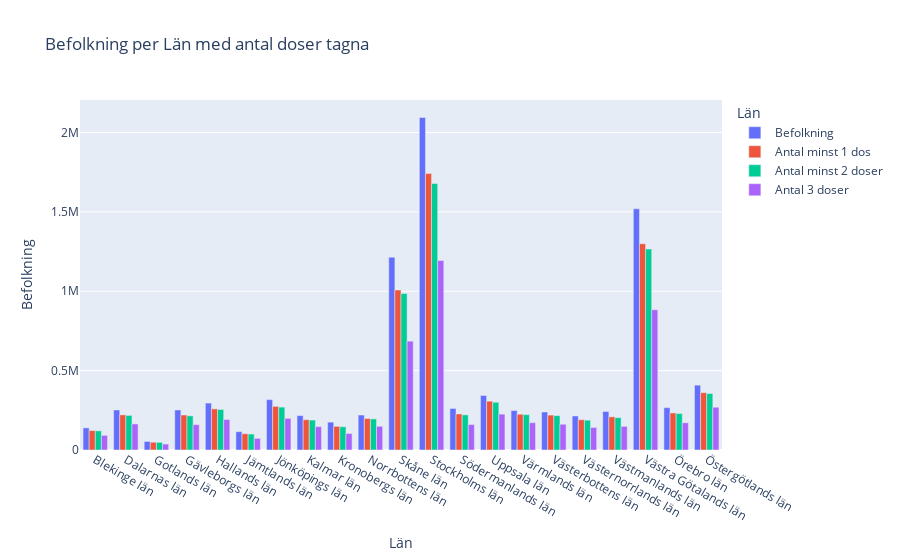

The cell this chart's notebook holds for it:
### Code cell
# f) Rita stapeldiagram för andel med minst 1 dos per län, andel två doser per län och andel tre doser per län


vaccin_län = vaccindata.groupby(["Län_namn"])[["Befolkning", "Antal minst 1 dos", "Antal minst 2 doser", "Antal 3 doser"]].sum()


vaccin_andel_län = vaccindata.groupby(["Län_namn"])[["Befolkning", "Antal minst 1 dos", "Antal minst 2 doser", "Antal 3 doser"]].sum()
vaccin_andel_län["Andel 1 Dos"] = (vaccin_andel_län["Antal minst 1 dos"] / vaccin_andel_län["Befolkning"]).round(2) * 100
vaccin_andel_län["Andel 2 Dos"] = (vaccin_andel_län["Antal minst 2 doser"] / vaccin_andel_län["Befolkning"]).round(2) * 100
vaccin_andel_län["Andel 3 Dos"] = (vaccin_andel_län["Antal 3 doser"] / vaccin_andel_län["Befolkning"]).round(2) * 100

vaccin_andel_län.head(),
px.bar(vaccin_län, barmode='group', labels={'value':'Befolkning', 'Län_namn':'Län', 'variable':'Län'}, title="Befolkning per Län med antal doser tagna")

### Figure 1 — Plotly figure (JSON) as saved in the notebook; plotly's stock layout.template omitted (floating-point values rounded to 4 significant figures)
{"data": [{"alignmentgroup": "True", "hovertemplate": "Län=%{x}<br>Befolkning=%{y}<extra></extra>", "legendgroup": "Befolkning", "marker": {"color": "#636efa", "pattern": {"shape": ""}}, "name": "Befolkning", "offsetgroup": "Befolkning", "orientation": "v", "showlegend": true, "textposition": "auto", "type": "bar", "x": ["Blekinge län", "Dalarnas län", "Gotlands län", "Gävleborgs län", "Hallands län", "Jämtlands län", "Jönköpings län", "Kalmar län", "Kronobergs län", "Norrbottens län", "Skåne län", "Stockholms län", "Södermanlands län", "Uppsala län", "Värmlands län", "Västerbottens län", "Västernorrlands län", "Västmanlands län", "Västra Götalands län", "Örebro län", "Östergötlands län"], "xaxis": "x", "y": [139327, 252075, 53924, 252216, 295663, 115398, 317355, 216763, 175503, 220199, 1215047, 2094721, 261596, 343478, 248314, 239604, 214317, 242630, 1519483, 266544, 408633], "yaxis": "y"}, {"alignmentgroup": "True", "hovertemplate": "Län=%{x}<br>Befolkning=%{y}<extra></extra>", "legendgroup": "Antal minst 1 dos", "marker": {"color": "#EF553B", "pattern": {"shape": ""}}, "name": "Antal minst 1 dos", "offsetgroup": "Antal minst 1 dos", "orientation": "v", "showlegend": true, "textposition": "auto", "type": "bar", "x": ["Blekinge län", "Dalarnas län", "Gotlands län", "Gävleborgs län", "Hallands län", "Jämtlands län", "Jönköpings län", "Kalmar län", "Kronobergs län", "Norrbottens län", "Skåne län", "Stockholms län", "Södermanlands län", "Uppsala län", "Värmlands län", "Västerbottens län", "Västernorrlands län", "Västmanlands län", "Västra Götalands län", "Örebro län", "Östergötlands län"], "xaxis": "x", "y": [122498, 221409, 48776, 220378, 259131, 102225, 274951, 190910, 149136, 198469, 1007893, 1741560, 227120, 307564, 225287, 219942, 191008, 208940, 1299444, 233493, 360974], "yaxis": "y"}, {"alignmentgroup": "True", "hovertemplate": "Län=%{x}<br>Befolkning=%{y}<extra></extra>", "legendgroup": "Antal minst 2 doser", "marker": {"color": "#00cc96", "pattern": {"shape": ""}}, "name": "Antal minst 2 doser", "offsetgroup": "Antal minst 2 doser", "orientation": "v", "showlegend": true, "textposition": "auto", "type": "bar", "x": ["Blekinge län", "Dalarnas län", "Gotlands län", "Gävleborgs län", "Hallands län", "Jämtlands län", "Jönköpings län", "Kalmar län", "Kronobergs län", "Norrbottens län", "Skåne län", "Stockholms län", "Södermanlands län", "Uppsala län", "Värmlands län", "Västerbottens län", "Västernorrlands län", "Västmanlands län", "Västra Götalands län", "Örebro län", "Östergötlands län"], "xaxis": "x", "y": [120736, 217994, 47925, 215269, 255335, 100514, 270262, 188515, 146491, 195881, 985531, 1678530, 221345, 300836, 222685, 216494, 187776, 203848, 1266850, 229870, 355898], "yaxis": "y"}, {"alignmentgroup": "True", "hovertemplate": "Län=%{x}<br>Befolkning=%{y}<extra></extra>", "legendgroup": "Antal 3 doser", "marker": {"color": "#ab63fa", "pattern": {"shape": ""}}, "name": "Antal 3 doser", "offsetgroup": "Antal 3 doser", "orientation": "v", "showlegend": true, "textposition": "auto", "type": "bar", "x": ["Blekinge län", "Dalarnas län", "Gotlands län", "Gävleborgs län", "Hallands län", "Jämtlands län", "Jönköpings län", "Kalmar län", "Kronobergs län", "Norrbottens län", "Skåne län", "Stockholms län", "Södermanlands län", "Uppsala län", "Värmlands län", "Västerbottens län", "Västernorrlands län", "Västmanlands län", "Västra Götalands län", "Örebro län", "Östergötlands län"], "xaxis": "x", "y": [92316, 164370, 37454, 159715, 192065, 73356, 199548, 147252, 103847, 149411, 685887, 1193900, 160546, 225885, 172027, 162315, 142147, 148783, 883528, 171440, 269526], "yaxis": "y"}], "layout": {"barmode": "group", "legend": {"title": {"text": "Län"}, "tracegroupgap": 0}, "title": {"text": "Befolkning per Län med antal doser tagna"}, "xaxis": {"anchor": "y", "domain": [0, 1], "title": {"text": "Län"}}, "yaxis": {"anchor": "x", "domain": [0, 1], "title": {"text": "Befolkning"}}}}
